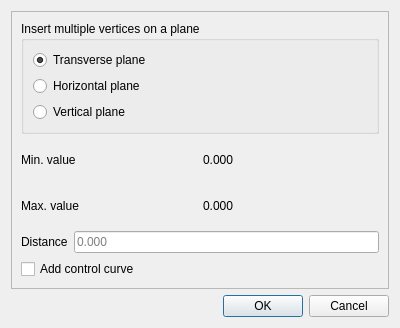
<?xml version="1.0" encoding="UTF-8"?>
<ui version="4.0">
 <class>InsertPlanePointsDialog</class>
 <widget class="QDialog" name="InsertPlanePointsDialog">
  <property name="geometry">
   <rect>
    <x>0</x>
    <y>0</y>
    <width>400</width>
    <height>328</height>
   </rect>
  </property>
  <property name="windowTitle">
   <string>Insert multiple points</string>
  </property>
  <layout class="QVBoxLayout" name="verticalLayout">
   <item>
    <widget class="QFrame" name="frame">
     <property name="frameShape">
      <enum>QFrame::StyledPanel</enum>
     </property>
     <property name="frameShadow">
      <enum>QFrame::Raised</enum>
     </property>
     <layout class="QVBoxLayout" name="verticalLayout_2">
      <item>
       <widget class="QGroupBox" name="groupBox">
        <property name="title">
         <string>Insert multiple vertices on a plane</string>
        </property>
        <layout class="QVBoxLayout" name="verticalLayout_3">
         <item>
          <widget class="QRadioButton" name="transversePlaneRadioButton">
           <property name="text">
            <string>Transverse plane</string>
           </property>
           <property name="checked">
            <bool>true</bool>
           </property>
          </widget>
         </item>
         <item>
          <widget class="QRadioButton" name="horizontalPlaneRadioButton">
           <property name="text">
            <string>Horizontal plane</string>
           </property>
          </widget>
         </item>
         <item>
          <widget class="QRadioButton" name="verticalPlaneRadioButton">
           <property name="text">
            <string>Vertical plane</string>
           </property>
          </widget>
         </item>
        </layout>
       </widget>
      </item>
      <item>
       <layout class="QHBoxLayout" name="horizontalLayout_2">
        <item>
         <widget class="QLabel" name="label_2">
          <property name="text">
           <string>Min. value</string>
          </property>
         </widget>
        </item>
        <item>
         <widget class="QLabel" name="minValueLabel">
          <property name="text">
           <string>0.000</string>
          </property>
         </widget>
        </item>
       </layout>
      </item>
      <item>
       <layout class="QHBoxLayout" name="horizontalLayout_3">
        <item>
         <widget class="QLabel" name="label_4">
          <property name="text">
           <string>Max. value</string>
          </property>
         </widget>
        </item>
        <item>
         <widget class="QLabel" name="maxValueLabel">
          <property name="text">
           <string>0.000</string>
          </property>
         </widget>
        </item>
       </layout>
      </item>
      <item>
       <layout class="QHBoxLayout" name="horizontalLayout">
        <item>
         <widget class="QLabel" name="label_3">
          <property name="text">
           <string>Distance</string>
          </property>
         </widget>
        </item>
        <item>
         <widget class="QLineEdit" name="distanceLineEdit">
          <property name="placeholderText">
           <string>0.000</string>
          </property>
         </widget>
        </item>
       </layout>
      </item>
      <item>
       <widget class="QCheckBox" name="addCurveCheckBox">
        <property name="layoutDirection">
         <enum>Qt::LeftToRight</enum>
        </property>
        <property name="text">
         <string>Add control curve</string>
        </property>
       </widget>
      </item>
     </layout>
    </widget>
   </item>
   <item>
    <widget class="QDialogButtonBox" name="buttonBox">
     <property name="orientation">
      <enum>Qt::Horizontal</enum>
     </property>
     <property name="standardButtons">
      <set>QDialogButtonBox::Cancel|QDialogButtonBox::Ok</set>
     </property>
    </widget>
   </item>
  </layout>
 </widget>
 <resources/>
 <connections>
  <connection>
   <sender>buttonBox</sender>
   <signal>accepted()</signal>
   <receiver>InsertPlanePointsDialog</receiver>
   <slot>accept()</slot>
   <hints>
    <hint type="sourcelabel">
     <x>248</x>
     <y>254</y>
    </hint>
    <hint type="destinationlabel">
     <x>157</x>
     <y>274</y>
    </hint>
   </hints>
  </connection>
  <connection>
   <sender>buttonBox</sender>
   <signal>rejected()</signal>
   <receiver>InsertPlanePointsDialog</receiver>
   <slot>reject()</slot>
   <hints>
    <hint type="sourcelabel">
     <x>316</x>
     <y>260</y>
    </hint>
    <hint type="destinationlabel">
     <x>286</x>
     <y>274</y>
    </hint>
   </hints>
  </connection>
 </connections>
</ui>
